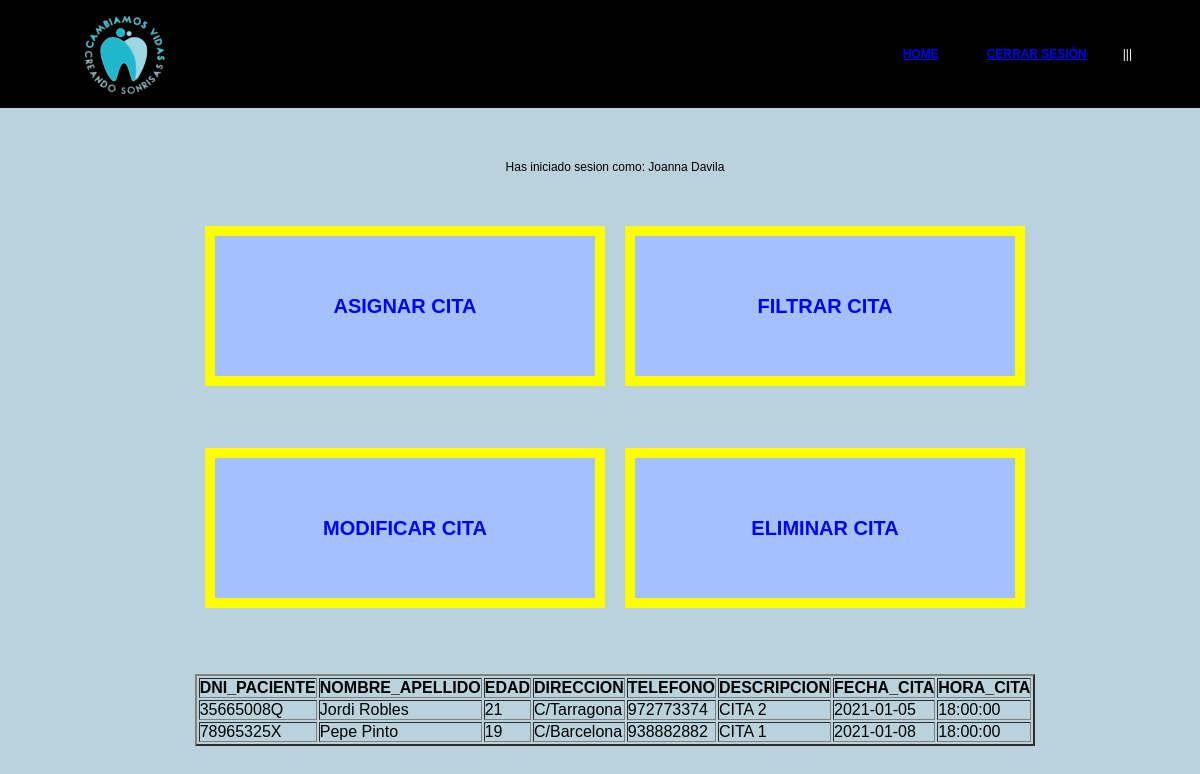
Screenshot of /codigoFuente/agenda.php (signed in) with the database file from the repository.
### tables this page shows
CREATE TABLE AGENDA (
  ID_CITA integer AUTO_INCREMENT,
  DNI_PACIENTE varchar(9),
  DESCRIPCION_CITA varchar(200),
  FECHA_CITA date,
  HORA_CITA time,
  PRIMARY KEY (ID_CITA),
  FOREIGN KEY (DNI_PACIENTE) REFERENCES PACIENTES (DNI_PACIENTE)
);

CREATE TABLE PACIENTES (
  DNI_PACIENTE varchar(9),
  NOMBRE_APELLIDO varchar(30),
  EDAD integer,
  NACIONALIDAD varchar(30),
  DIRECCION varchar(30),
  TELEFONO varchar(9),
  FECHA_NACIMIENTO DATE,
  PRIMARY KEY (DNI_PACIENTE)
);

### codigoFuente/agenda.php (the view, shortened to what this page needs)
<?php
$mysql = new mysqli("localhost", "root", "", "boca_sana");
?>
<html>
<head>
	<link rel="stylesheet" href="css/style.css">
</head>
<body style="background-color:#BAD2DB">
<div id= "formulario">
<header id="Header">
	<img src="css/imagen2.png" alt="" class="logo">
	<ul class="main-menu">
		<li class="cta"><a href="home.php">HOME</a></li>
		<li class="cta"><a href="close.php">CERRAR SESIÓN</a></li>
		<ul class="nav">
			<li><a href="">|||</a></img>
			</li>
		</ul>
	</ul>
</header>
<br><br><br><br><br><br><br><br><br><br>
<div class="padre">
<?php
if(isset($_POST['login_user'])){
$_SESSION['login_user'] = $_POST['login_user'];
echo "Bienvenido! Has iniciado sesion como:<b> ".$_POST['login_user']."</b>";
}else{
if(isset($_SESSION['login_user'])){
echo "Has iniciado sesion como: ".$_SESSION['login_user'];
}else{
echo "Acceso Restringido";
header("location: login.php");
}
}
?>
</div>
  <form method="post">
 	<br><br><br>
	<div class="padre">
	<div class="hijo">
	<a href="./agenda0.php">
    <input class="boton_agenda" type="button" value="ASIGNAR CITA"/>
    </a>
	</div>
	<br><br><br>
	<div class="hijo">
	<a href="./agenda1.php">
    <input class="boton_agenda" type="button" value="FILTRAR CITA"/>
    </a>
	</div>
	</div>
	<br><br><br>
	<div class="padre">
	<div class="hijo">
	<a href="./modificar/agenda2.php">
	<input class="boton_agenda" type="button" value="MODIFICAR CITA"/>
    </a>
	</div>
	<br><br><br>
	<div class="hijo">
	<a href="./agenda3.php">
	<input class="boton_agenda" type="button" value="ELIMINAR CITA"/>
    </a>
	</div>
	</div>
	<br><br><br><br>
	<div class="padre">
	<section>
			<table border="2">
				<tr>
					<th>DNI_PACIENTE</th>
					<th>NOMBRE_APELLIDO</th>
					<th>EDAD</th>
					<th>DIRECCION</th>
					<th>TELEFONO</th>
					<th>DESCRIPCION</th>
					<th>FECHA_CITA</th>
					<th>HORA_CITA</th>
				</tr>
				<?php
				$registro = $mysql->query("SELECT P.dni_paciente, P.nombre_apellido,P.edad,P.direccion,P.telefono, A.descripcion_cita, A.fecha_cita, A.hora_cita
				FROM pacientes P
				INNER JOIN agenda A ON A.dni_paciente = P.dni_paciente
				WHERE P.dni_paciente=A.dni_paciente
				ORDER BY A.fecha_cita ASC") or
				die($mysql->error);
				while ($fila=$registro->fetch_array())
				{
					echo '
					<tr>
					<td>'.$fila['dni_paciente'].'</td>
					<td>'.$fila['nombre_apellido'].'</td>
					<td>'.$fila['edad'].'</td>
					<td>'.$fila['direccion'].'</td>
					<td>'.$fila['telefono'].'</td>
					<td>'.$fila['descripcion_cita'].'</td>
					<td>'.$fila['fecha_cita'].'</td>
					<td>'.$fila['hora_cita'].'</td>
					</tr>
					';
				}
				?>
			</table>
		</section>
		</div>
</body>
</html>

### codigoFuente/css/style.css (style rules this page uses)
#formulario { padding: 20px 0px 0px 30px; font-family:verdana,arial; font-size:9pt; display: flex; flex-direction: column; justify-content: center; align-items: center; }
#header { height: auto; width: 90%; position: fixed; top: 0; left: 0; display:flex; justify-content: space-between; align-items: center; padding: 0 5%; box-sixing: border-box; height: 100px; transition: 0.5s; background-color: black; border: 4px solid black; }
.logo { height: 100%; }
.main-menu { display: flex; justify-content: center; align-items: center; list-style: none; }
.cta { padding: 10px 24px; border-radius: 30px; background-color: var(--main-color); color: #f2f2f2; font-weight: 600; cursor: pointer; transition: 0.5s; }
.padre { display: flex; justify-content: center; }
.hijo { padding: 10px; margin: 10px; background-color: yellow; }
.boton_agenda { font-size:20px; font-family:Verdana,Helvetica; font-weight:bold; color:#0000FF; background:#A4C1FF; border:0px; width:380px; height:140px; }
* { margin:0px; padding:0px; }
ul, ol { list-style:none; }
.nav > li { float:left; }
.nav li a { background-color:#000; color:#fff; text-decoration:none; padding:10px 12px; display:block; }

### codigoFuente/agenda.php (style rules this page uses)
* { margin:0px; padding:0px; }
ul, ol { list-style:none; }
.nav > li { float:left; }
.nav li a { background-color:#000; color:#fff; text-decoration:none; padding:10px 12px; display:block; }

### rows the page displays
agenda: DNI_PACIENTE.DNI_PACIENTE "35665008Q", DNI_PACIENTE.NOMBRE_APELLIDO "Jordi Robles", DNI_PACIENTE.EDAD "21", DNI_PACIENTE.DIRECCION "C/Tarragona", DNI_PACIENTE.TELEFONO "972773374", DESCRIPCION_CITA "CITA 2", FECHA_CITA "2021-01-05", HORA_CITA "18:00:00"
agenda: DNI_PACIENTE.DNI_PACIENTE "78965325X", DNI_PACIENTE.NOMBRE_APELLIDO "Pepe Pinto", DNI_PACIENTE.EDAD "19", DNI_PACIENTE.DIRECCION "C/Barcelona", DNI_PACIENTE.TELEFONO "938882882", DESCRIPCION_CITA "CITA 1", FECHA_CITA "2021-01-08", HORA_CITA "18:00:00"

### other values shown
$_SESSION['login_user'] "Joanna Davila"
